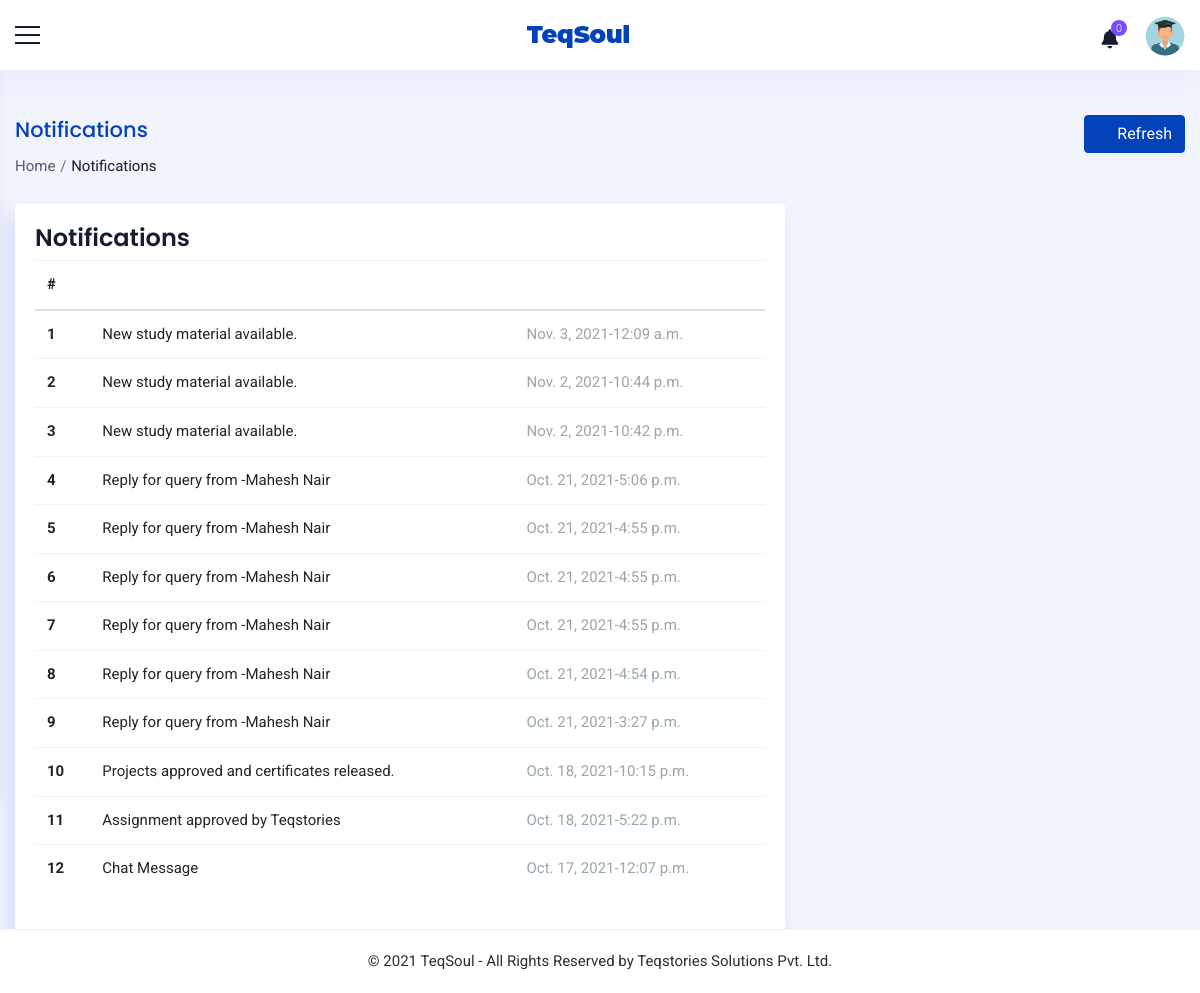
/user/notifications/ (signed in), run on an earlier commit of the app's database.
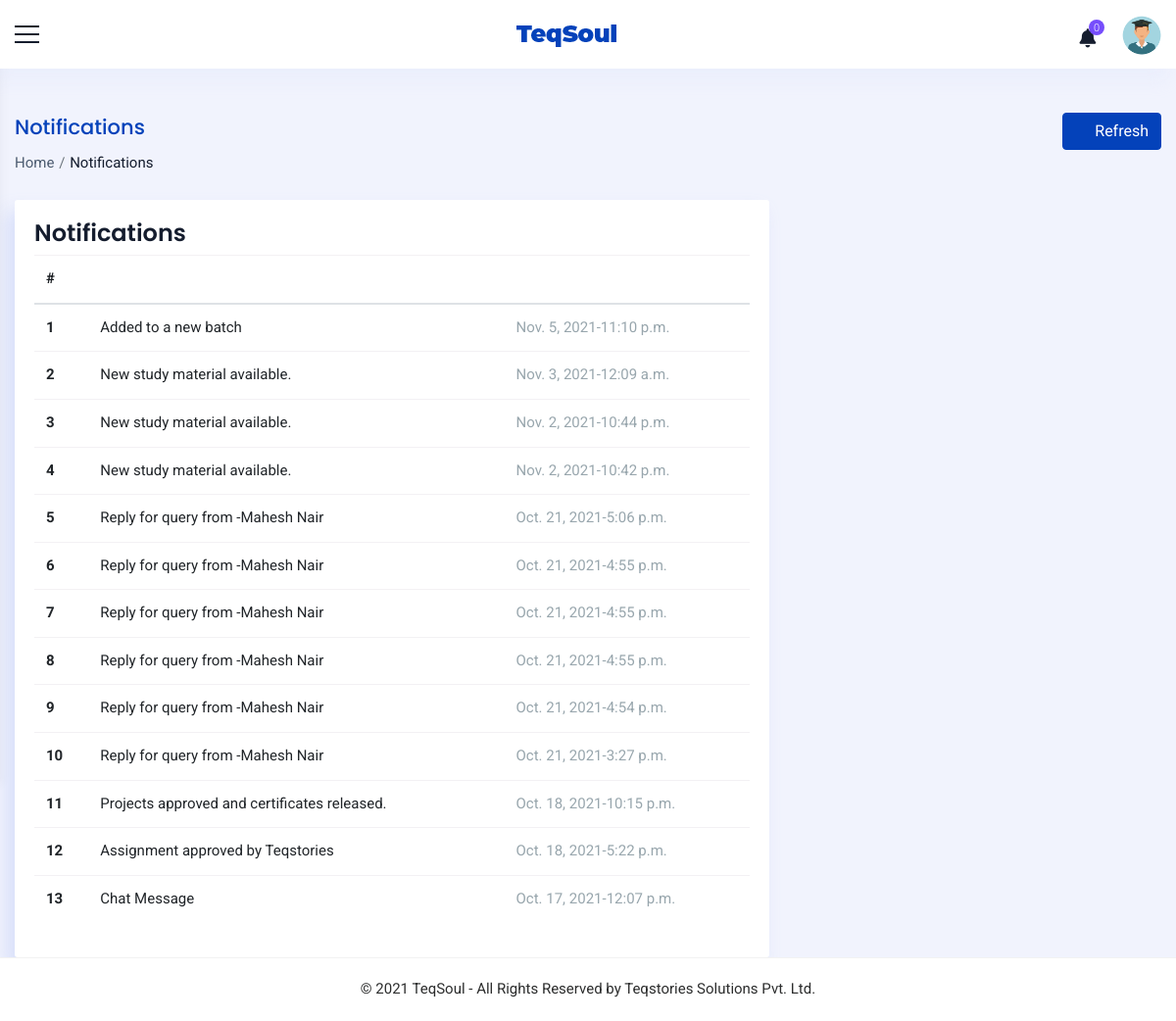
And on a later commit of the database.
### accounts/models.py (models this page shows)
class Notification(models.Model):
    type = models.CharField(max_length=100,choices=(('1','Chat'), ('2','Account Creation'),('3','Batch Update'),('4','Query'),('5','General'),('6','Course')))
    user1 = models.ForeignKey(Staff,on_delete=models.CASCADE,null=True, blank=True)
    user2 = models.ForeignKey(Student,on_delete=models.CASCADE,null=True, blank=True)
    message = models.CharField(max_length=500, null=True, blank=True)
    date = models.DateField(null=True, blank=True)
    time = models.TimeField(null=True, blank=True)
    timestamp = models.DateTimeField(null=True, blank=True)
    status = models.CharField(max_length=100,choices=(('1','Read'),('2','Unread')),default='2')

### accounts/views.py (the view)
# urls.py: path('user/notifications/',AllNotifications.as_view(),name='notifications'),
class AllNotifications(View):
    def get(self, request):
        if request.user.is_authenticated:
            try:
                staff = Staff.objects.get(user=request.user)
                notify = Notifications(staff)
                count = CountNotifications(notify)
                notifications = Notification.objects.filter(user1=staff).order_by('-timestamp')
                context = {'count':count,'notify':notify,'staff':staff,'notifications':notifications}
                return render(request,'common/all_notifications.html',context)
            except:
                student = Student.objects.get(user=request.user)
                notify = StudentNotifications(student)
                count = CountNotifications(notify)
                notifications = Notification.objects.filter(user2=student).order_by('-timestamp')
                context = {'count':count,'notify':notify,'student':student,'notifications':notifications}
                return render(request,'common/all_notifications.html',context)

### accounts/functions.py (called while the page is built)
def CountNotifications(notifications):
    count = 0
    for i in notifications:
        count = count +1
    return count

def StudentNotifications(student):
    notifications = Notification.objects.filter(user2=student,status='2').order_by('-date').order_by('-time')
    return notifications

### accounts/templates/common/all_notifications.html (shortened to what this page needs)
{% extends 'common/main.html' %}
{% load static %}
{% block content %}
{% include 'common/header.html' %}
<div class="container_full">
    <div class="content_wrapper bg_homebefore inner-wrapper tables-sec">
        <div class="container-fluid">
            <div class="breadcrumbbar">
                <div class="row">
                  <div class="col-md-8 col-lg-8">
                    <h4 class="page-title">Notifications</h4>
                    <div class="breadcrumb-list">
                      <ol class="breadcrumb">
                        <li class="breadcrumb-item"><a href="{% url 'home' %}">Home</a></li>
                        <li class="breadcrumb-item active" aria-current="page">Notifications</li>
                      </ol>
                    </div>
                  </div>
                  <div class="col-md-4 col-lg-4 mr-0">
                    <div class="widgetbar">
                        <button class="btn btn-primary" onclick="window.location.reload()"><i class="ti ti-reload mr-2"></i>Refresh</button>
                    </div>
                  </div>
                </div>
              </div>
        <div class="row ">
            <div class="col-12 col-lg-8 col-md-8">
              <div class="card">
                            <h4 class="header-title">Notifications</h4>
                            <table class="table">
                                <thead>
                                  <tr>
                                    <th>#</th>
                                    <th></th>
                                    <th></th>
                                  </tr>
                                </thead>
                                <tbody>
                                    {% for i in notifications %}
                                  <tr>
                                    <th scope="row">{{forloop.counter}}</th>
                                    <td>{{i.message}}</td>
                                    <td class="text-muted">{{i.date}}-{{i.time}}</td>
                                  </tr>
                                  {% empty %}
                                  <tr>
                                      <td colspan="3">No notifications found.</td>
                                  </tr>
                                  {% endfor %}
                                </tbody>
                              </table>
              </div>
            </div>
          </div>
          </div>
        </div>
        {% include 'common/footer.html' %}
    </div>
</div>
{% endblock %}

What changed in the data, as far as the page shows it:
added Notification: message "Added to a new batch", date "Nov. 5, 2021", time "11:10 p.m."
